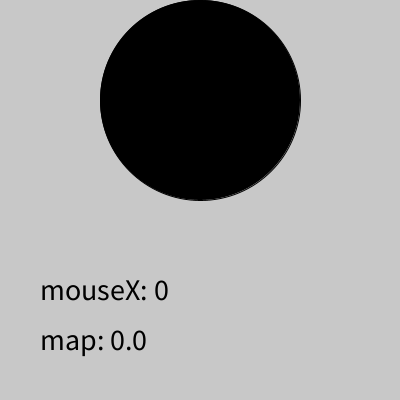
Frame 1 (no input)
Frame 60 (the mouse pressed at the canvas centre just before this capture): identical to frame 1, image omitted
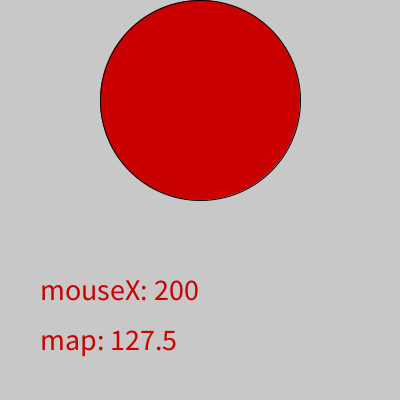
Frame 120 (the mouse held since frame 60 and released just before this capture)

The Processing sketch that drew these frames (run headless with seeded random() and noise(); from frame 60 on, the mouse is pressed at the canvas centre):

// Processing sketch: map
// ── map.pde
float miMap;

void setup(){
  size(400,400);
  textSize(30);
}

void draw(){
  background(200);
  
  miMap = map(mouseX, 0, width, 0, 255);
  
  fill(mouseX,0,0);
  ellipse(width/2, 100, 200, 200);
  
  text("mouseX: " + mouseX, 40, 300);
  text("map: " + miMap, 40, 350);
}
